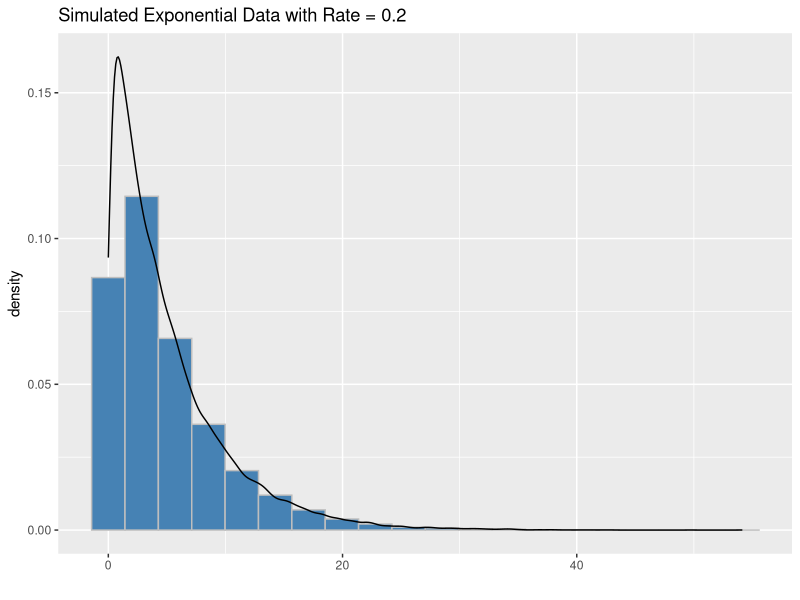
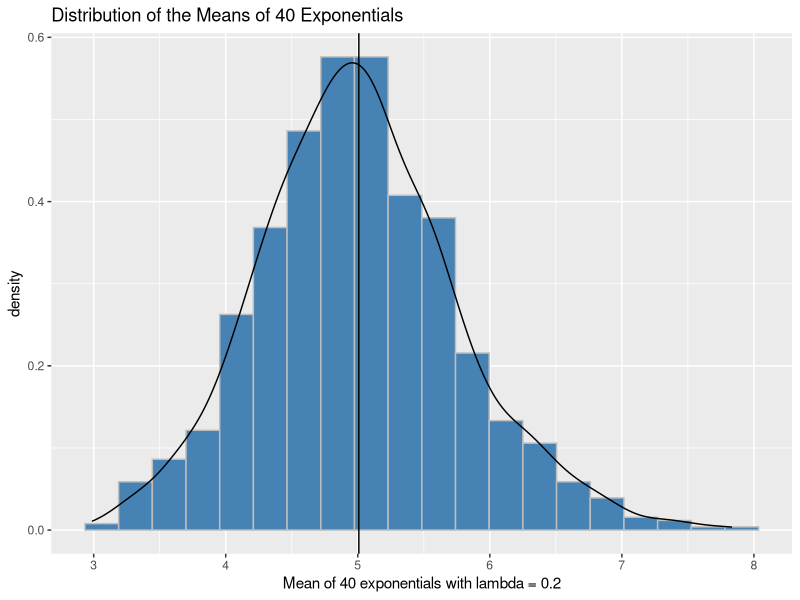
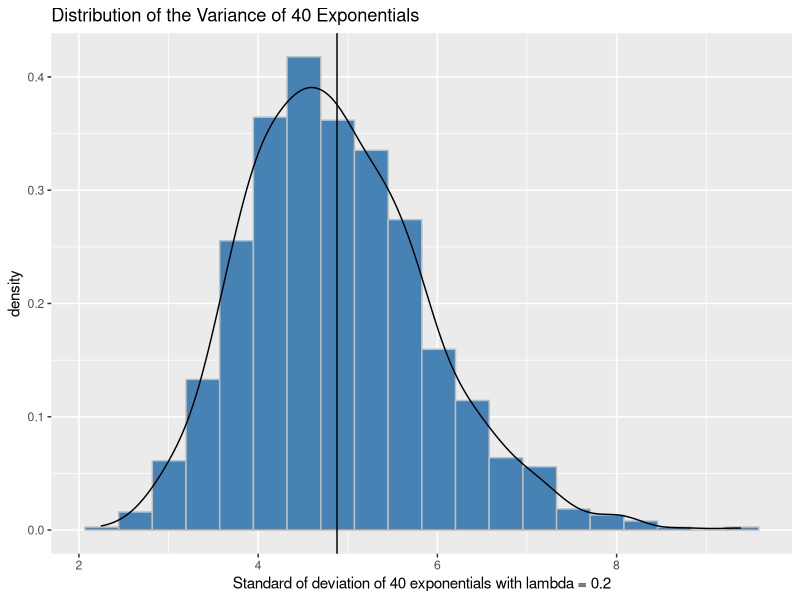
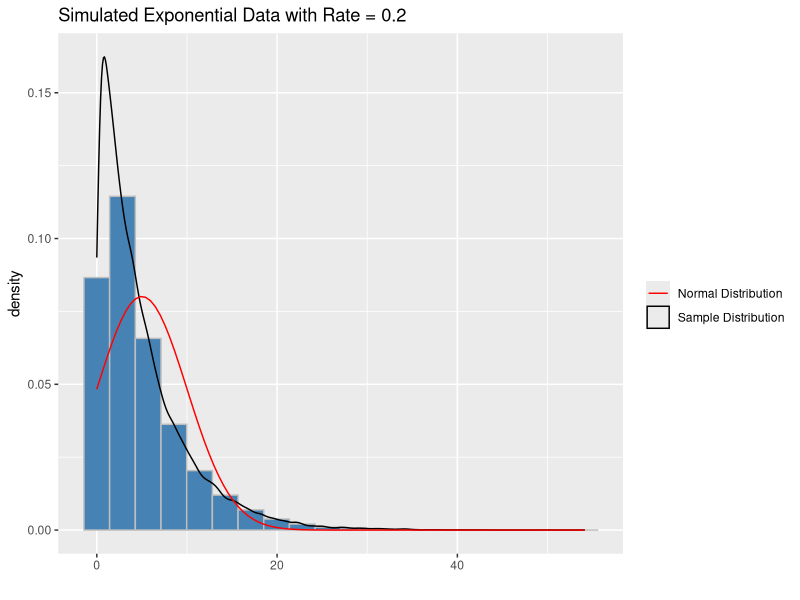
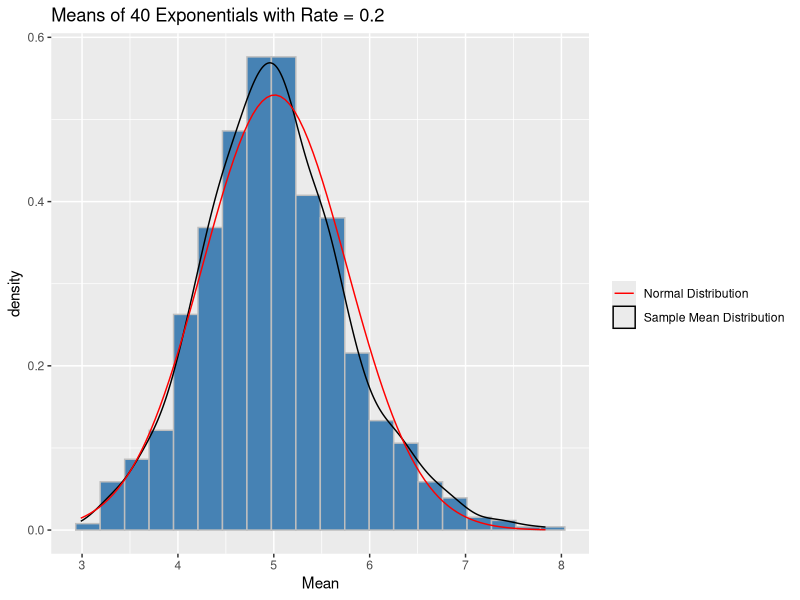

Write the R code that produced these figures, in order.
## ---- chunk 1
knitr::opts_chunk$set(echo = TRUE)
knitr::opts_chunk$set(fig.width = 8)
## ---- chunk 2
lambda <- 0.2
sample <- rexp(40*1000, rate = lambda)
samplemat <- matrix(sample, nrow = 1000, ncol = 40)

## ---- chunk 3
library(ggplot2)
ggplot() +
        geom_histogram(aes(sample, y = ..density..), color = "grey",
                       fill = "steelblue", bins = 20)+
        geom_density(aes(sample)) +
        xlab("") +
        ggtitle("Simulated Exponential Data with Rate = 0.2")
## ---- chunk 4
samplemeans <- rowMeans(samplemat)
samplemean <- round(mean(samplemeans), 3)
theorymean <- 1/lambda
ggplot()+
        geom_histogram(aes(samplemeans, y = ..density..), color = "grey", 
                       fill = "steelblue", bins = 20) +
        geom_vline(xintercept = samplemean) +
        xlab("Mean of 40 exponentials with lambda = 0.2")+
        ggtitle("Distribution of the Means of 40 Exponentials") +
        geom_density(aes(samplemeans))

## ---- chunk 5
samplesd <- apply(samplemat, 1, sd)
meansd <- round(mean(samplesd), 3)
theorysd <- 1/lambda
ggplot()+
        geom_histogram(aes(samplesd, y = ..density..), color = "grey", 
                       fill = "steelblue", bins = 20)+
        geom_vline(xintercept = meansd) + 
        geom_density(aes(samplesd))+
        xlab("Standard of deviation of 40 exponentials with lambda = 0.2")+
        ggtitle("Distribution of the Variance of 40 Exponentials")
## ---- chunk 6
ggplot(data.frame(sample), aes(sample)) +
        geom_histogram(aes(sample, y = ..density..), color = "grey", fill = "steelblue", position = "stack", bins = 20)+
        geom_density(aes(sample, col = "Sample Distribution")) +
        stat_function(fun = dnorm, 
                      args = list(mean = samplemean, sd = sd(sample)), 
                      geom = "line", aes(col = "Normal Distribution")) + 
        xlab("") +
        scale_color_manual(values = c("red", "black"), 
                           name = "") +
        ggtitle("Simulated Exponential Data with Rate = 0.2")
## ---- chunk 7
ggplot(data.frame(samplemeans), aes(samplemeans)) +
        geom_histogram(aes(samplemeans, y = ..density..), color = "grey", fill = "steelblue", position = "stack", bins = 20)+
        geom_density(aes(samplemeans, color = "Sample Mean Distribution")) +
        stat_function(fun = dnorm, 
                      args = list(mean = samplemean, sd = sd(samplemeans)), 
                      geom = "line", aes(col = "Normal Distribution")) + 
        scale_color_manual(values = c("red", "black"),
                           name = "") +
        xlab("Mean") +
        ggtitle("Means of 40 Exponentials with Rate = 0.2")
